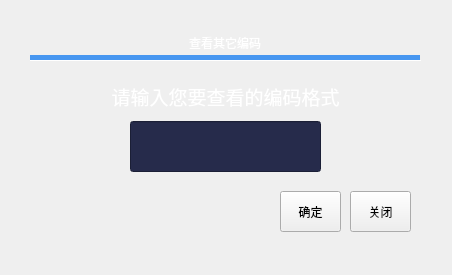
<?xml version="1.0" encoding="UTF-8"?>
<ui version="4.0">
 <class>Form</class>
 <widget class="QWidget" name="Form">
  <property name="geometry">
   <rect>
    <x>0</x>
    <y>0</y>
    <width>452</width>
    <height>275</height>
   </rect>
  </property>
  <property name="windowTitle">
   <string>Form</string>
  </property>
  <widget class="QLabel" name="label">
   <property name="geometry">
    <rect>
     <x>0</x>
     <y>0</y>
     <width>451</width>
     <height>271</height>
    </rect>
   </property>
   <property name="text">
    <string/>
   </property>
   <property name="pixmap">
    <pixmap>res/background.png</pixmap>
   </property>
   <property name="scaledContents">
    <bool>true</bool>
   </property>
  </widget>
  <widget class="QTabWidget" name="tabWidget">
   <property name="geometry">
    <rect>
     <x>30</x>
     <y>30</y>
     <width>391</width>
     <height>211</height>
    </rect>
   </property>
   <property name="styleSheet">
    <string notr="true">QTabWidget::pane{
min-width:70px;
min-height:25px;
border-top: 1px solid;
border-color: white;
}

QTabBar::tab {

min-width:110px;

min-height:25px;

color: white;

font: 57 14pt &quot;Alibaba PuHuiTi&quot;;

border: 0px solid;



}

QTabBar::tab:selected{

min-width:390px;

min-height:25px;
color: white;

font: 57 16pt &quot;Alibaba PuHuiTi&quot;;

border: 0px solid;

border-bottom: 5px solid;

border-color: #4796f0;

}
</string>
   </property>
   <property name="currentIndex">
    <number>0</number>
   </property>
   <widget class="QWidget" name="tab_15">
    <attribute name="title">
     <string>查看其它编码</string>
    </attribute>
    <widget class="QLabel" name="label_20">
     <property name="geometry">
      <rect>
       <x>10</x>
       <y>20</y>
       <width>371</width>
       <height>31</height>
      </rect>
     </property>
     <property name="font">
      <font>
       <family>Alibaba PuHuiTi</family>
       <pointsize>14</pointsize>
       <weight>7</weight>
       <italic>false</italic>
       <bold>false</bold>
      </font>
     </property>
     <property name="autoFillBackground">
      <bool>false</bool>
     </property>
     <property name="styleSheet">
      <string notr="true">color: white;
font: 57 14pt &quot;Alibaba PuHuiTi&quot;;</string>
     </property>
     <property name="text">
      <string>请输入您要查看的编码格式</string>
     </property>
     <property name="alignment">
      <set>Qt::AlignCenter</set>
     </property>
    </widget>
    <widget class="QPushButton" name="pushButton_4">
     <property name="geometry">
      <rect>
       <x>320</x>
       <y>130</y>
       <width>61</width>
       <height>41</height>
      </rect>
     </property>
     <property name="styleSheet">
      <string notr="true">QPushButton {	
	color: white;
	font: 57 12pt &quot;Alibaba PuHuiTi&quot;;
	background-color: rgb(107, 146, 255);
	border-radius:10px;
}
QPushButton:hover {
	color: black;
	background-color: rgb(129, 162, 255)
}
QPushButton:pressed {	
	background-color: rgb(107, 146, 255);
	color: white;
}
border-image: url(:/button/button_unselected.png);</string>
     </property>
     <property name="text">
      <string>关闭</string>
     </property>
    </widget>
    <widget class="QLineEdit" name="lineEdit_4">
     <property name="geometry">
      <rect>
       <x>100</x>
       <y>60</y>
       <width>191</width>
       <height>51</height>
      </rect>
     </property>
     <property name="styleSheet">
      <string notr="true">background-color: rgb(38, 43, 75);
color: white;
font: 57 14pt &quot;Alibaba PuHuiTi&quot;;</string>
     </property>
     <property name="alignment">
      <set>Qt::AlignCenter</set>
     </property>
    </widget>
    <widget class="QPushButton" name="pushButton_11">
     <property name="geometry">
      <rect>
       <x>250</x>
       <y>130</y>
       <width>61</width>
       <height>41</height>
      </rect>
     </property>
     <property name="styleSheet">
      <string notr="true">QPushButton {	
	color: white;
	font: 57 12pt &quot;Alibaba PuHuiTi&quot;;
	background-color: rgb(107, 146, 255);
	border-radius:10px;
}
QPushButton:hover {
	color: black;
	background-color: rgb(129, 162, 255)
}
QPushButton:pressed {	
	background-color: rgb(107, 146, 255);
	color: white;
}
border-image: url(:/button/button_unselected.png);</string>
     </property>
     <property name="text">
      <string>确定</string>
     </property>
    </widget>
   </widget>
  </widget>
 </widget>
 <resources/>
 <connections/>
</ui>
